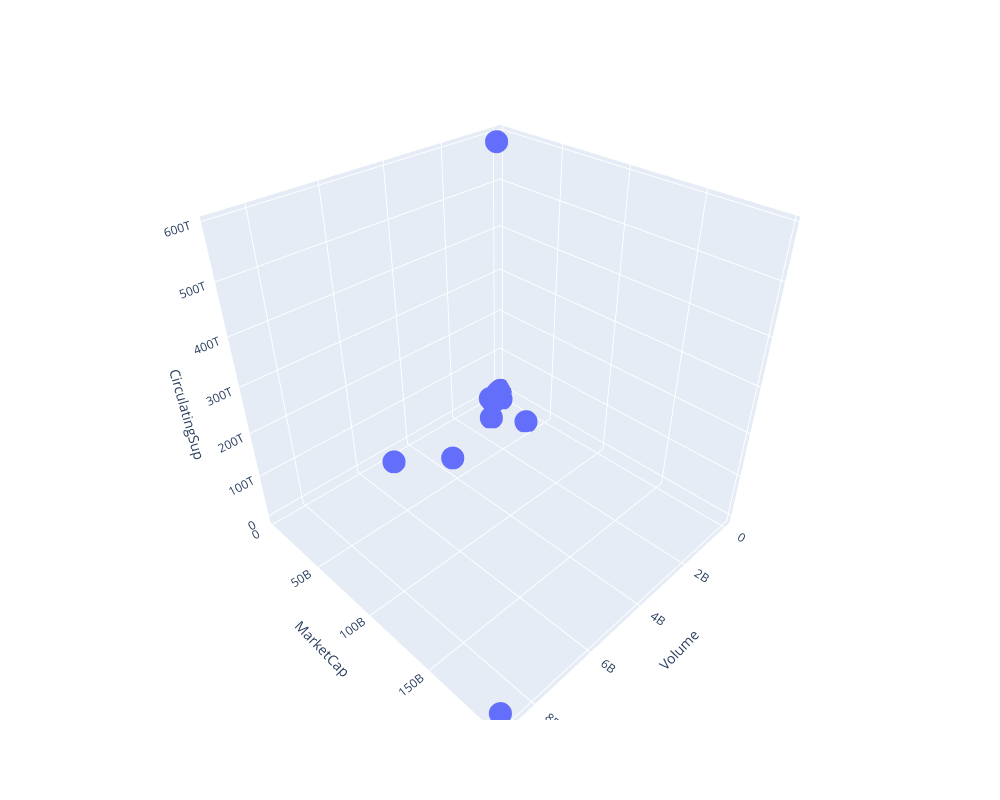

Notebook code cell kept with this figure:
### Code cell
Dimensions = {
    'Volume': cluster['Volume'],
    'MarketCap': cluster['MarketCap'],
    'CirculatingSup': cluster['CirculatingSup']
}

Dimensions = pd.DataFrame(Dimensions)
# رسم نمودار سه بعدی
fig = px.scatter_3d(Dimensions, x='Volume', y='MarketCap', z='CirculatingSup')
fig.update_layout(width=1000, height=800)

# نمایش نمودار
fig.show()

### Figure 1 — Plotly figure (JSON) as saved in the notebook; plotly's stock layout.template omitted (floating-point values rounded to 4 significant figures)
{"data": [{"hovertemplate": "Volume=%{x}<br>MarketCap=%{y}<br>CirculatingSup=%{z}<extra></extra>", "legendgroup": "", "marker": {"color": "#636efa", "symbol": "circle"}, "mode": "markers", "name": "", "scene": "scene", "showlegend": false, "type": "scatter3d", "x": [1823000.0, 99190000.0, 141500000.0, 219706474, 217700000.0, 248000000.0, 591300000.0, 271900000.0, 203600000.0, 423300000.0, 633896302, 631100000.0, 364799566, 5084396129, 1349225371, 3665726400, 680800000.0, 8843689497], "y": [3586504072, 3992451215, 4237575489, 4901630273, 5513660644, 5606251419, 5729295460, 6018922345, 6659549868, 8053184610, 8349992848, 10342393982, 12109137813, 12132993575, 23581660945, 37317414284, 44599661514, 196082390477], "z": [929022784, 106912512, 163106, 354834080, 5347888640, 589346889531392, 73779672, 88900517888, 1265961344, 9299803136, 416599712, 141479018496, 35218583552, 2102166528, 53441028096, 25392713728, 151705408, 120263584]}], "layout": {"height": 800, "legend": {"tracegroupgap": 0}, "margin": {"t": 60}, "scene": {"domain": {"x": [0, 1], "y": [0, 1]}, "xaxis": {"title": {"text": "Volume"}}, "yaxis": {"title": {"text": "MarketCap"}}, "zaxis": {"title": {"text": "CirculatingSup"}}}, "width": 1000}}
